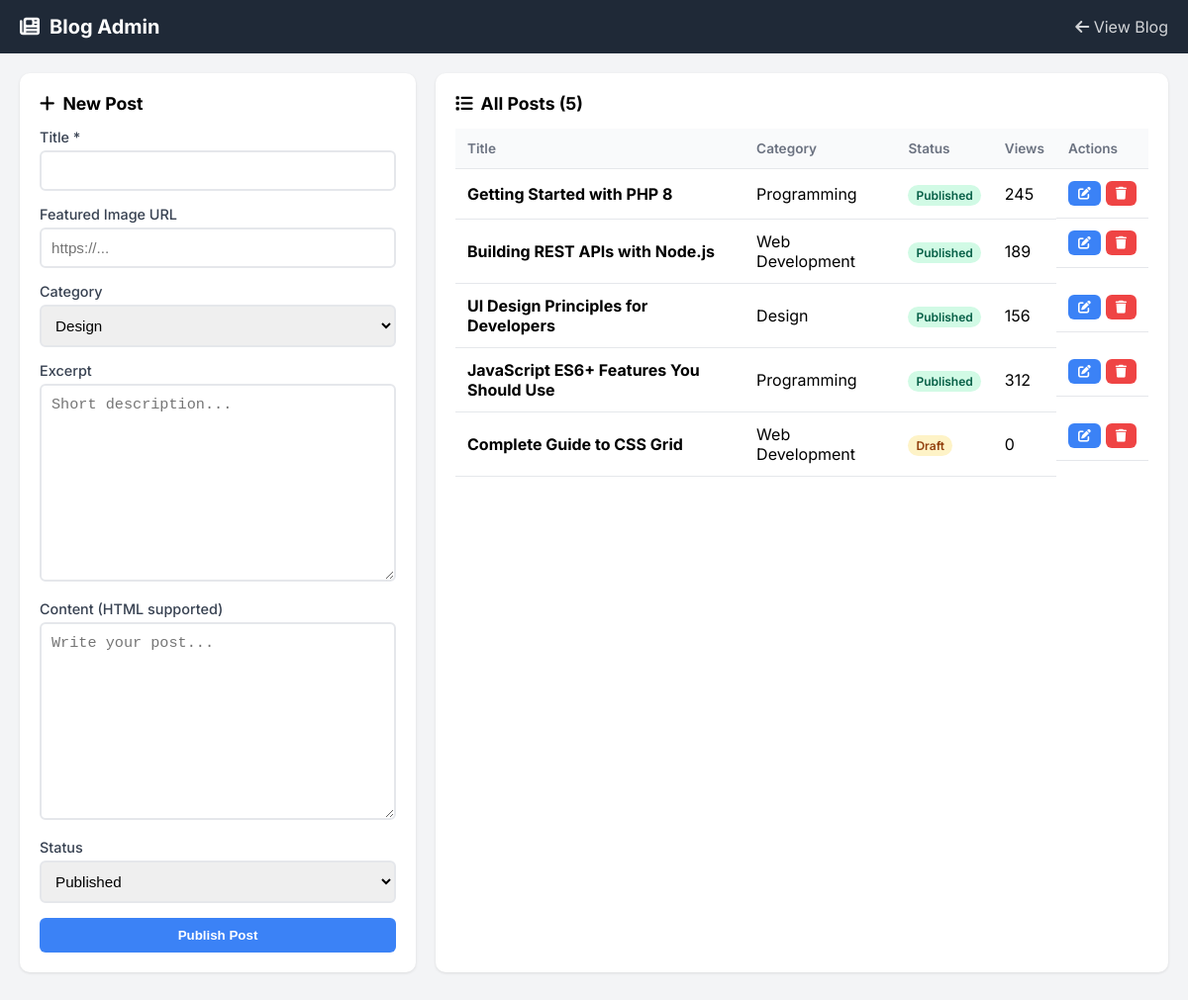
The app's page /admin/index.php with its own data.
### tables this page shows
CREATE TABLE IF NOT EXISTS posts (
    id INT AUTO_INCREMENT PRIMARY KEY,
    title VARCHAR(255) NOT NULL,
    slug VARCHAR(255) UNIQUE,
    content TEXT,
    excerpt TEXT,
    featured_image VARCHAR(255),
    category_id INT,
    status ENUM('draft', 'published') DEFAULT 'draft',
    views INT DEFAULT 0,
    created_at TIMESTAMP DEFAULT CURRENT_TIMESTAMP,
    updated_at TIMESTAMP DEFAULT CURRENT_TIMESTAMP ON UPDATE CURRENT_TIMESTAMP,
    FOREIGN KEY (category_id) REFERENCES categories(id) ON DELETE SET NULL
);

CREATE TABLE IF NOT EXISTS categories (
    id INT AUTO_INCREMENT PRIMARY KEY,
    name VARCHAR(100) NOT NULL,
    slug VARCHAR(100) UNIQUE,
    description TEXT,
    created_at TIMESTAMP DEFAULT CURRENT_TIMESTAMP
);

### includes/db.php (called while the page is built, shortened)
<?php
function e($s) { return htmlspecialchars($s, ENT_QUOTES, 'UTF-8'); }
?>

### admin/index.php (the view, shortened to what this page needs)
<?php
require_once '../includes/db.php';
$editPost = null;
$posts = $conn->query("SELECT p.*, c.name as category_name FROM posts p LEFT JOIN categories c ON p.category_id = c.id ORDER BY p.created_at DESC");
$categories = $conn->query("SELECT * FROM categories ORDER BY name");
$catList = []; while ($c = $categories->fetch_assoc()) $catList[] = $c;
?>
<!DOCTYPE html>
<html lang="en">
<head>
    <link rel="stylesheet" href="https://cdnjs.cloudflare.com/ajax/libs/font-awesome/6.5.1/css/all.min.css">
</head>
<body>
    <header class="header">
        <h1><i class="fas fa-newspaper"></i> Blog Admin</h1>
        <a href="../index.php"><i class="fas fa-arrow-left"></i> View Blog</a>
    </header>
    <div class="container">
        <div class="grid">
            <div class="card">
                <h2><i class="fas fa-<?php echo $editPost ? 'edit' : 'plus'; ?>"></i> <?php echo $editPost ? 'Edit Post' : 'New Post'; ?></h2>
                <form method="POST">
                    <div class="form-group">
                        <label>Title *</label>
                        <input type="text" name="title" required value="<?php echo $editPost ? e($editPost['title']) : ''; ?>">
                    </div>
                    <div class="form-group">
                        <label>Featured Image URL</label>
                        <input type="url" name="featured_image" placeholder="https://..." value="<?php echo $editPost ? e($editPost['featured_image']) : ''; ?>">
                    </div>
                    <div class="form-group">
                        <label>Category</label>
                        <select name="category_id">
                            <?php foreach ($catList as $cat): ?>
                                <option value="<?php echo $cat['id']; ?>" <?php echo ($editPost && $editPost['category_id'] == $cat['id']) ? 'selected' : ''; ?>><?php echo e($cat['name']); ?></option>
                            <?php endforeach; ?>
                        </select>
                    </div>
                    <div class="form-group">
                        <label>Excerpt</label>
                        <textarea name="excerpt" rows="2" placeholder="Short description..."><?php echo $editPost ? e($editPost['excerpt']) : ''; ?></textarea>
                    </div>
                    <div class="form-group">
                        <label>Content (HTML supported)</label>
                        <textarea name="content" required placeholder="Write your post..."><?php echo $editPost ? e($editPost['content']) : ''; ?></textarea>
                    </div>
                    <div class="form-group">
                        <label>Status</label>
                        <select name="status">
                            <option value="published" <?php echo (!$editPost || $editPost['status'] === 'published') ? 'selected' : ''; ?>>Published</option>
                        </select>
                    </div>
                    <button type="submit" class="btn btn-primary btn-block"><?php echo $editPost ? 'Update' : 'Publish'; ?> Post</button>
                </form>
            </div>
            <div class="card">
                <h2><i class="fas fa-list"></i> All Posts (<?php echo $posts->num_rows; ?>)</h2>
                <table>
                    <thead><tr><th>Title</th><th>Category</th><th>Status</th><th>Views</th><th>Actions</th></tr></thead>
                    <tbody>
                        <?php while ($p = $posts->fetch_assoc()): ?>
                        <tr>
                            <td><strong><?php echo e($p['title']); ?></strong></td>
                            <td><?php echo e($p['category_name'] ?? '-'); ?></td>
                            <td><span class="status status-<?php echo $p['status']; ?>"><?php echo ucfirst($p['status']); ?></span></td>
                            <td><?php echo $p['views']; ?></td>
                            <td class="actions">
                                <a href="index.php?edit=<?php echo $p['id']; ?>" class="btn btn-primary btn-sm"><i class="fas fa-edit"></i></a>
                                <a href="index.php?delete=<?php echo $p['id']; ?>" class="btn btn-danger btn-sm" onclick="return confirm('Delete?')"><i class="fas fa-trash"></i></a>
                            </td>
                        </tr>
                        <?php endwhile; ?>
                    </tbody>
                </table>
            </div>
        </div>
    </div>
</body>
</html>

### admin/index.php (style rules this page uses)
* { margin: 0; padding: 0; box-sizing: border-box; }
body { font-family: 'Inter', sans-serif; background: #f3f4f6; min-height: 100vh; }
.header { background: #1f2937; color: white; padding: 15px 20px; display: flex; justify-content: space-between; align-items: center; }
.header h1 { font-size: 1.25rem; display: flex; align-items: center; gap: 10px; }
.header a { color: white; text-decoration: none; opacity: 0.8; }
.container { max-width: 1200px; margin: 0 auto; padding: 20px; }
.grid { display: grid; grid-template-columns: 400px 1fr; gap: 20px; }
.card { background: white; border-radius: 10px; padding: 20px; box-shadow: 0 1px 3px rgba(0,0,0,0.1); margin-bottom: 20px; }
.card h2 { font-size: 1.1rem; margin-bottom: 15px; display: flex; align-items: center; gap: 8px; }
.form-group { margin-bottom: 15px; }
.form-group label { display: block; margin-bottom: 5px; font-weight: 500; font-size: 0.9rem; color: #374151; }
input, select, textarea { width: 100%; padding: 10px; border: 2px solid #e5e7eb; border-radius: 6px; font-size: 0.95rem; }
textarea { height: 200px; resize: vertical; }
.btn { padding: 10px 20px; border: none; border-radius: 6px; font-weight: 600; cursor: pointer; }
.btn-primary { background: #3b82f6; color: white; }
.btn-danger { background: #ef4444; color: white; }
.btn-sm { padding: 5px 10px; font-size: 0.8rem; }
.btn-block { width: 100%; }
table { width: 100%; border-collapse: collapse; }
th, td { padding: 12px; text-align: left; border-bottom: 1px solid #e5e7eb; }
th { background: #f9fafb; font-weight: 600; font-size: 0.85rem; color: #6b7280; }
.status { padding: 3px 8px; border-radius: 12px; font-size: 0.75rem; font-weight: 600; }
.status-published { background: #d1fae5; color: #065f46; }
.status-draft { background: #fef3c7; color: #92400e; }
.actions { display: flex; gap: 5px; }

### records on screen
posts: title "Getting Started with PHP 8", category.name "Programming", status "Published", views "245"
posts: title "Building REST APIs with Node.js", category.name "Web Development", status "Published", views "189"
posts: title "UI Design Principles for Developers", category.name "Design", status "Published", views "156"
posts: title "JavaScript ES6+ Features You Should Use", category.name "Programming", status "Published", views "312"
posts: title "Complete Guide to CSS Grid", category.name "Web Development", status "Draft", views "0"

### other values on screen
$posts->num_rows "5"
form field category_id "Design"
